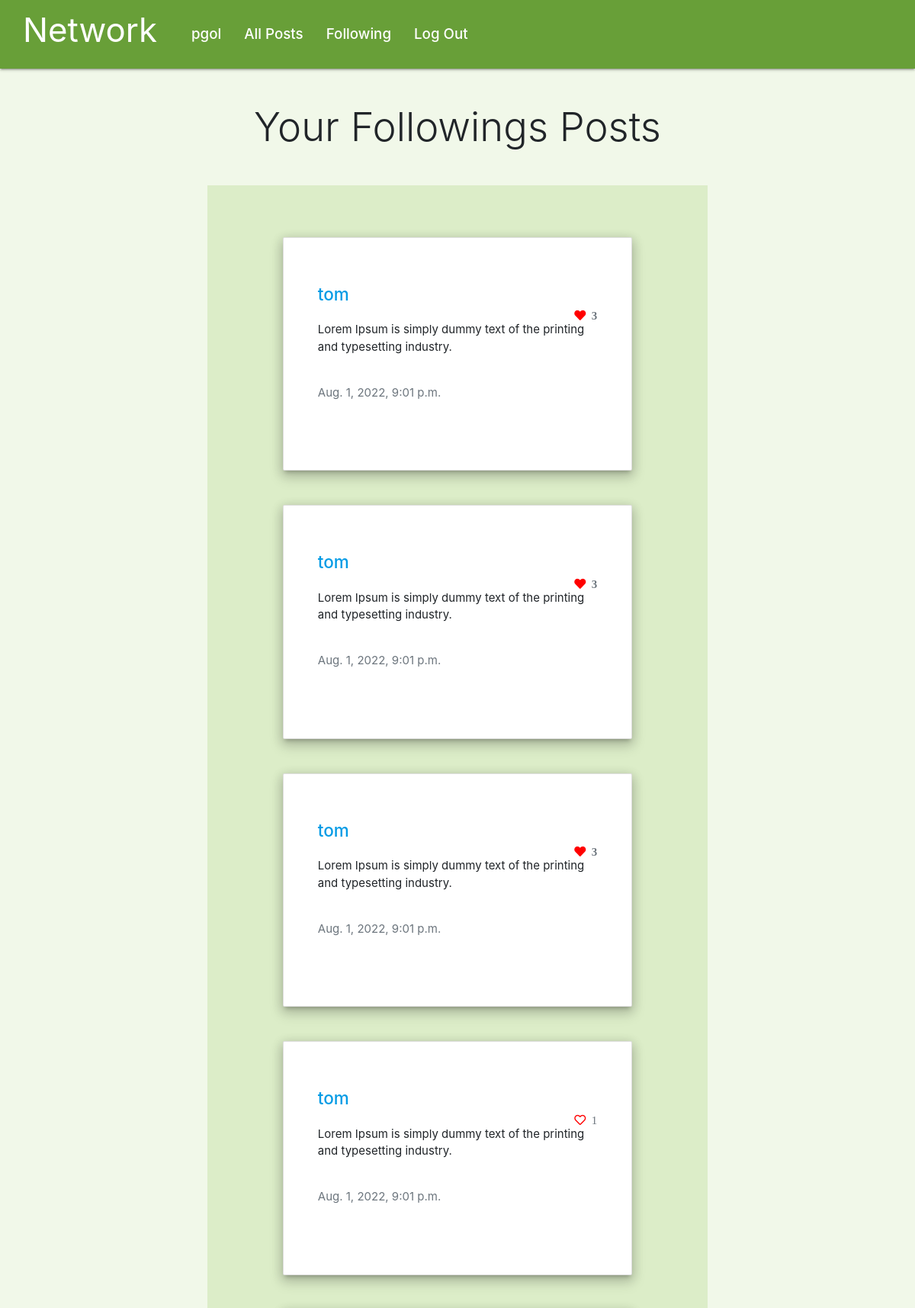
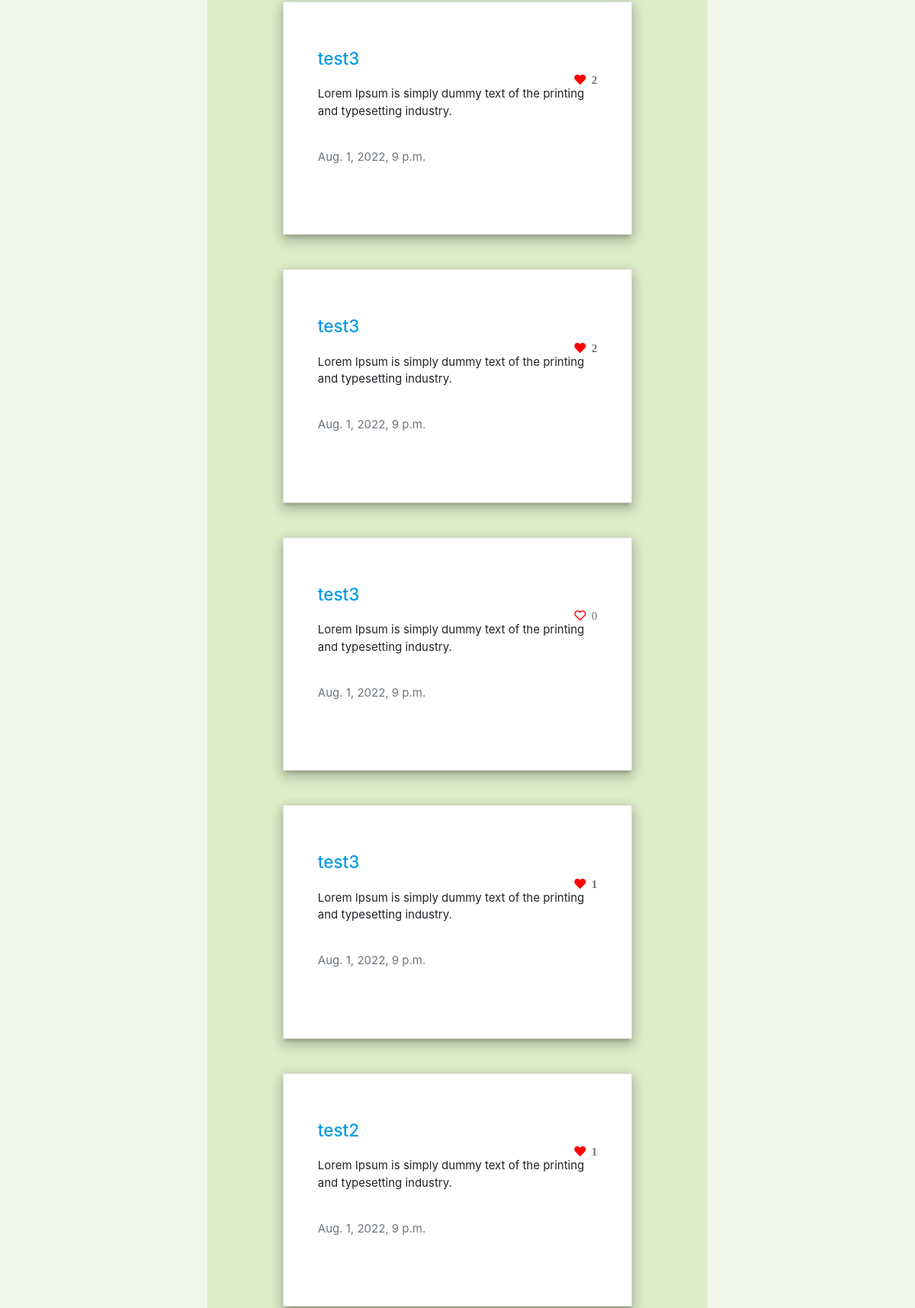
The app's page /following (signed in, upper part) with its own data (2 pictures, top to bottom).
### network/models.py (models this page shows, shortened)
class User(AbstractUser):
    pass

class Post(models.Model):
    user = models.ForeignKey(User, on_delete=models.CASCADE)
    text = models.CharField(max_length=300)
    date = models.DateTimeField(auto_now_add=True)
    like_num = models.IntegerField(default=0)

### network/views.py (the view)
# urls.py: path("following", views.following, name="following"),
def following(request):
    if request.user.is_authenticated:
        user = request.user
        following_users = Follow.objects.filter(follower=user)
        likes = Like.objects.filter(post=OuterRef('id'), user=user)
        all_posts = Post.objects.all().order_by('date').annotate(user_likes=Count(likes.values('id'))).reverse()
        following_posts = []
        for post in all_posts:
            for following_user in following_users:
                if following_user.following == post.user:
                    following_posts.append(post)
                    paginator = Paginator(following_posts, 10)
                    page_number = request.GET.get('page')
                    pages = paginator.get_page(page_number)
        if not following_users:
            return render(request, "network/following.html", {
            "message": "Opps! You don't follow anybody."
        })
    return render(request, "network/following.html", {
        "following_posts": following_posts
    })

### network/templates/network/following.html
{% extends "network/layout.html" %}
{% block body %}
    <div class="container-fluid mb-4">
        <div class="center-align display-4 mt-4 mb-5">Your Followings Posts</div>
        <div class="col-7 light-green lighten-4 p-4 m-auto">
            <br/>
            <br/>
            {% for following_post in following_posts %}
                <div class="col-md-9 p-5 card mb-5 z-depth-3" style="margin: auto;">
                    <a class="mt-3 h4" href="{% url 'users_profile' following_post.user.id %}">{{ following_post.user }}</a>
                    <div data-id="{{following_post.id}}" class="{% if following_post.user_likes > 0 %} fas {%else%} far {% endif %} fa-heart align-self-end" style="color: red;">&nbsp
                        <span class="left_side counter text-muted">{{ following_post.like_num }}</span>
                    </div>
                    <div id="change{{ following_post.id }}" >
                        <p class="display-5">{{ following_post.text }}</p>
                    </div>
                    <p class="text-muted mt-4 mb-5">{{ following_post.date }}</p>
                </div>
            {% endfor %}
        </div>
    </div>
{% endblock %}

### network/templates/network/layout.html (shortened to what this page needs)
{% load static %}
<!DOCTYPE html>
<html lang="en">
    <head>
        <link rel="stylesheet" href="https://stackpath.bootstrapcdn.com/bootstrap/4.5.0/css/bootstrap.min.css">
        <link href="https://use.fontawesome.com/releases/v5.13.0/css/all.css" rel="stylesheet">
        <link  rel="stylesheet" type="text/css" href="{% static 'network/styles.css' %}">
        <link rel="stylesheet" href="https://cdnjs.cloudflare.com/ajax/libs/materialize/1.0.0/css/materialize.min.css">
    </head>
    <body>
        <nav class="navbar navbar-expand-lg navbar-light light-green darken-2 pt-5 pb-5">
            <strong class="pb-4 pl-3"><a class="navbar-brand text-white" href="#"><h3>Network</h3></a></strong>
            <div>
              <div class="navbar-nav mr-auto p-3 h5">
                {% if user.is_authenticated %}
                    <div class="nav-item p-2">
                        <a class="nav-link text-white" href="{% url 'profile' %}"><strong>{{ user.username }}</strong></a>
                    </div>
                {% endif %}
                <div class="nav-item p-2">
                  <a class="nav-link text-white" href="{% url 'index' %}">All Posts</a>
                </div>
                {% if user.is_authenticated %}
                    <div class="nav-item p-2">
                        <a class="nav-link text-white" href="{% url 'following' %}">Following</a>
                    </div>
                    <div class="nav-item p-2">
                        <a class="nav-link text-white" href="{% url 'logout' %}">Log Out</a>
                    </div>
                {% endif %}
              </div>
            </div>
          </nav>
          <div class="body p-4 light-green lighten-5">
            {% block body %}
            {% endblock %}
        </div>
    </body>
</html>

### records on screen
User: username "pgol"
Post: user "tom", like_num "3", text "Lorem Ipsum is simply dummy text of the printing and typesetting industry.", date "Aug. 1, 2022, 9:01 p.m."
Post: user "tom", like_num "3", text "Lorem Ipsum is simply dummy text of the printing and typesetting industry.", date "Aug. 1, 2022, 9:01 p.m."
Post: user "tom", like_num "3", text "Lorem Ipsum is simply dummy text of the printing and typesetting industry.", date "Aug. 1, 2022, 9:01 p.m."
Post: user "tom", like_num "1", text "Lorem Ipsum is simply dummy text of the printing and typesetting industry.", date "Aug. 1, 2022, 9:01 p.m."
Post: user "test3", like_num "2", text "Lorem Ipsum is simply dummy text of the printing and typesetting industry.", date "Aug. 1, 2022, 9 p.m."
Post: user "test3", like_num "2", text "Lorem Ipsum is simply dummy text of the printing and typesetting industry.", date "Aug. 1, 2022, 9 p.m."
Post: user "test3", like_num "0", text "Lorem Ipsum is simply dummy text of the printing and typesetting industry.", date "Aug. 1, 2022, 9 p.m."
Post: user "test3", like_num "1", text "Lorem Ipsum is simply dummy text of the printing and typesetting industry.", date "Aug. 1, 2022, 9 p.m."
Post: user "test2", like_num "1", text "Lorem Ipsum is simply dummy text of the printing and typesetting industry.", date "Aug. 1, 2022, 9 p.m."
